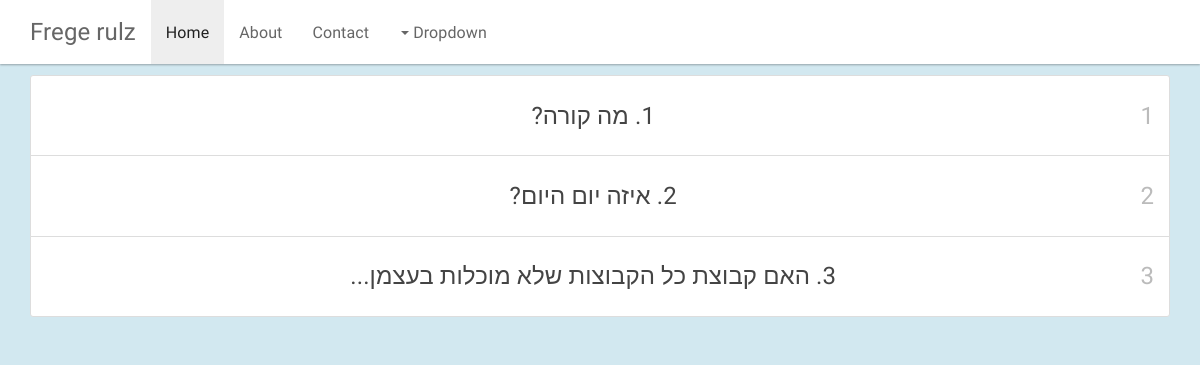
Screenshot of /fregush/1/ (signed in) with the database file from the repository.
### logic/models.py (models this page shows)
class TextualQuestion(Question):
    text = models.TextField(verbose_name='טקסט')
    @property
    def short_text(self):
        return shorten_text(self.text)
    def __unicode__(self):
        return '%s. %s' % (self.number, self.short_text)
    class Meta(Question.Meta):
        abstract = True

class ChoiceQuestion(TextualQuestion):
    class Meta(TextualQuestion.Meta):
        verbose_name = 'שאלת בחירה'
        verbose_name_plural = 'שאלות בחירה'

### logic/views.py (the view)
class ChapterView(LoginRequiredMixin, generic.DetailView):
    template_name = 'logic/chapter.html'
    def get_object(self):
        return get_object_or_404(Chapter, number=self.kwargs['number'])
    def get_context_data(self, **kwargs):
        context = super(ChapterView, self).get_context_data(**kwargs)
        context['question_list'] = ChoiceQuestion.objects.filter(chapter__number=self.kwargs['number'])
        return context

### logic/models.py (called while the page is built)
def shorten_text(text, size=40):
    return text if len(text) <= size else '%s...' % text[:size-3]

### logic/templates/logic/chapter.html (shortened to what this page needs)
{% extends "logic/base.html" %}
{% block content %}
{% if question_list %}
    <div class="container">
    <div class="list-group">
    {% for question in question_list %}
        <a class="list-group-item text-center" href="#">
        <span class="pull-right"><h4 class="text-muted">{{ question.number }}</h4></span>
        <h4>{{ question }}</h4>
        </a>
    {% endfor %}
    </div>
    </div>
{% else %}
    <p>No chapters are available.</p>
{% endif %}
{% endblock content %}

### logic/static/logic/css/mycss.css (style rules this page uses)
body { background-color: #d2e8f0; padding-top: 75px; direction: rtl; font-family: 'Alef', sans-serif; font-size: medium; }

### rows the page displays
ChoiceQuestion: number "1", number+text "1. מה קורה?"
ChoiceQuestion: number "2", number+text "2. איזה יום היום?"
ChoiceQuestion: number "3", number+text "3. האם קבוצת כל הקבוצות שלא מוכלות בעצמן..."
